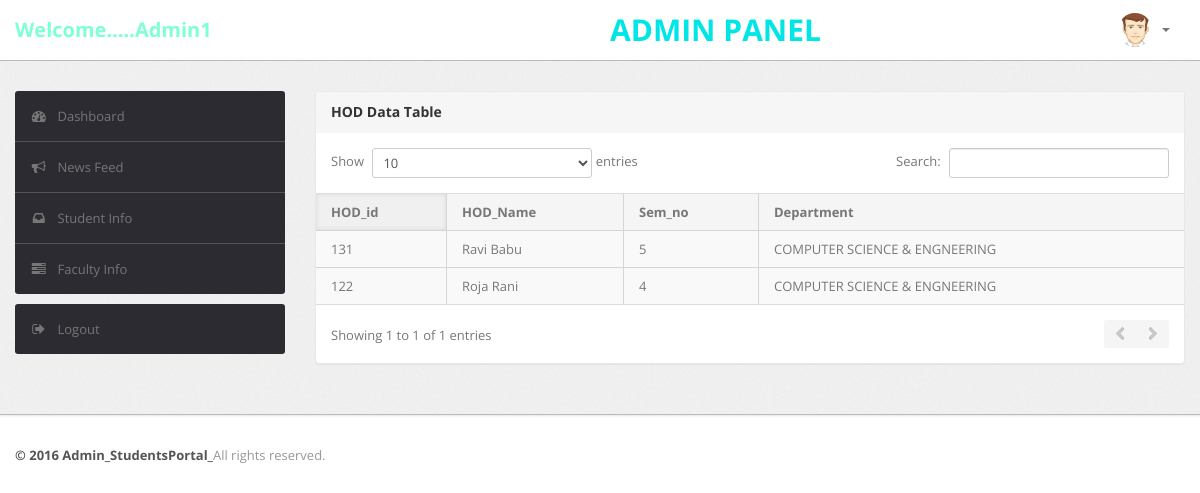
The page /Project_BTP/Admin/hodtable.php (signed in) on the database its author committed.
### tables this page shows
CREATE TABLE `User` (
  `U_id` int(11) NOT NULL,
  `F_name` varchar(20) DEFAULT NULL,
  `L_name` varchar(20) DEFAULT NULL,
  `U_name` varchar(20) DEFAULT NULL,
  `U_gender` varchar(10) DEFAULT NULL,
  `U_email` varchar(40) DEFAULT NULL,
  `U_password` varchar(100) DEFAULT NULL,
  `U_phone_no` varchar(20) DEFAULT NULL,
  `U_category` varchar(20) DEFAULT NULL
);

CREATE TABLE `HOD` (
  `H_id` int(11) DEFAULT NULL,
  `F_id` int(11) DEFAULT NULL,
  `Sem_no` int(11) DEFAULT NULL,
  `Department` varchar(50) DEFAULT NULL
);

### Project_BTP/Admin/hodtable.php (the view, shortened to what this page needs)
<?php
include "dbConfig.php";
?>
<!DOCTYPE html>
<html lang="en">
<head>
    <head>
        <link type="text/css" href="bootstrap/css/bootstrap.min.css" rel="stylesheet">
        <link type="text/css" href="bootstrap/css/bootstrap-responsive.min.css" rel="stylesheet">
        <link type="text/css" href="css/theme.css" rel="stylesheet">
        <link type="text/css" href="images/icons/css/font-awesome.css" rel="stylesheet">
    </head>
    <body>
        <div class="navbar navbar-fixed-top">
            <div class="navbar-inner">
                <div class="container">
                        <?php echo '<a class="brand"><font color="Aquamarine">Welcome.....'.$_SESSION['User'].'</font></a>'; ?>
                        <center class="brand" style="position: absolute;left: 610px;font-size: 30px;"><font color="#00e6e6">ADMIN PANEL</font></center>
                    <div class="nav-collapse collapse navbar-inverse-collapse">
                        <ul class="nav pull-right">
                            <li class="nav-user dropdown"><a href="#" class="dropdown-toggle" data-toggle="dropdown">
                                <img src="images/user.png" class="nav-avatar" />
                                <b class="caret"></b></a>
                            </li>
                        </ul>
                    </div>
                </div>
            </div>
        </div>
        <div class="wrapper">
            <div class="container">
                <div class="row">
                  <div class="span3">
                        <div class="sidebar">
                            <ul class="widget widget-menu unstyled">
                                <li class="active"><a href="main.php"><i class="menu-icon icon-dashboard"></i>Dashboard
                                </a></li>
                                <li><a href="activity.html"><i class="menu-icon icon-bullhorn"></i>News Feed </a>
                                </li>
                                <li><a href="studentable.php"><i class="menu-icon icon-inbox"></i>Student Info</a></li>
                                <li><a href="task.html"><i class="menu-icon icon-tasks"></i>Faculty Info</a></li>
                            </ul>
                            <ul class="widget widget-menu unstyled">
                                <li><a href="logout.php"><i class="menu-icon icon-signout"></i>Logout </a></li>
                            </ul>
                        </div>
                    </div>
                    <div class="span9">
                        <div class="content">
                            <div class="module">
                                <div class="module-head">
                                    <h3>HOD Data Table</h3>
                                </div>
                                <div class="module-body table">
                                    <table cellpadding="0" cellspacing="0" border="0" class="datatable-1 table table-bordered table-striped	 display"
                                        width="100%">
                                        <thead>
                                            <tr>
                                                <th>
                                                    HOD_id
                                                </th>
                                                <th>
                                                    HOD_Name
                                                </th>
                                                <th>
                                                    Sem_no
                                                </th>
                                                <th>
                                                    Department
                                                </th>
                                            </tr>
                                        </thead>
                                        <?php
                                        $sql = "SELECT HOD.H_id,User.F_name,User.L_name,HOD.Sem_no,HOD.Department FROM User,Faculty,HOD Where HOD.F_id=Faculty.F_id AND Faculty.U_id=User.U_id";
                                        $result = $conn->query($sql);
                                        if ($result->num_rows > 0) {
                                        while($row = $result->fetch_assoc())
                                        {
                                      echo '<tbody>
                                            <tr class="odd gradeX">
                                                <td class="center" >'.
                                                    $row["H_id"].'
                                                </td>
                                                <td>'.
                                                    $row["F_name"].' '.$row["L_name"].'
                                                </td>
                                                <td>'.
                                                    $row["Sem_no"].'
                                                </td>
                                                <td>'.
                                                    $row["Department"].'
                                                </td>
                                            </tr>';
                                        }}
                                               ?>
                                    </table>
                                </div>
                            </div>
                        </div>
                    </div>
                </div>
            </div>
        </div>
        <div class="footer">
            <div class="container">
                <b class="copyright">&copy; 2016 Admin_StudentsPortal_</b>All rights reserved.
            </div>
        </div>
    </body>

### rows shown on the page
user: hod.H_id "122", F_name "Roja", L_name "Rani", hod.Sem_no "4", hod.Department "COMPUTER SCIENCE & ENGNEERING"
user: hod.H_id "131", F_name "Ravi", L_name "Babu", hod.Sem_no "5", hod.Department "COMPUTER SCIENCE & ENGNEERING"

### other values the page prints
$_SESSION['User'] "Admin1"
